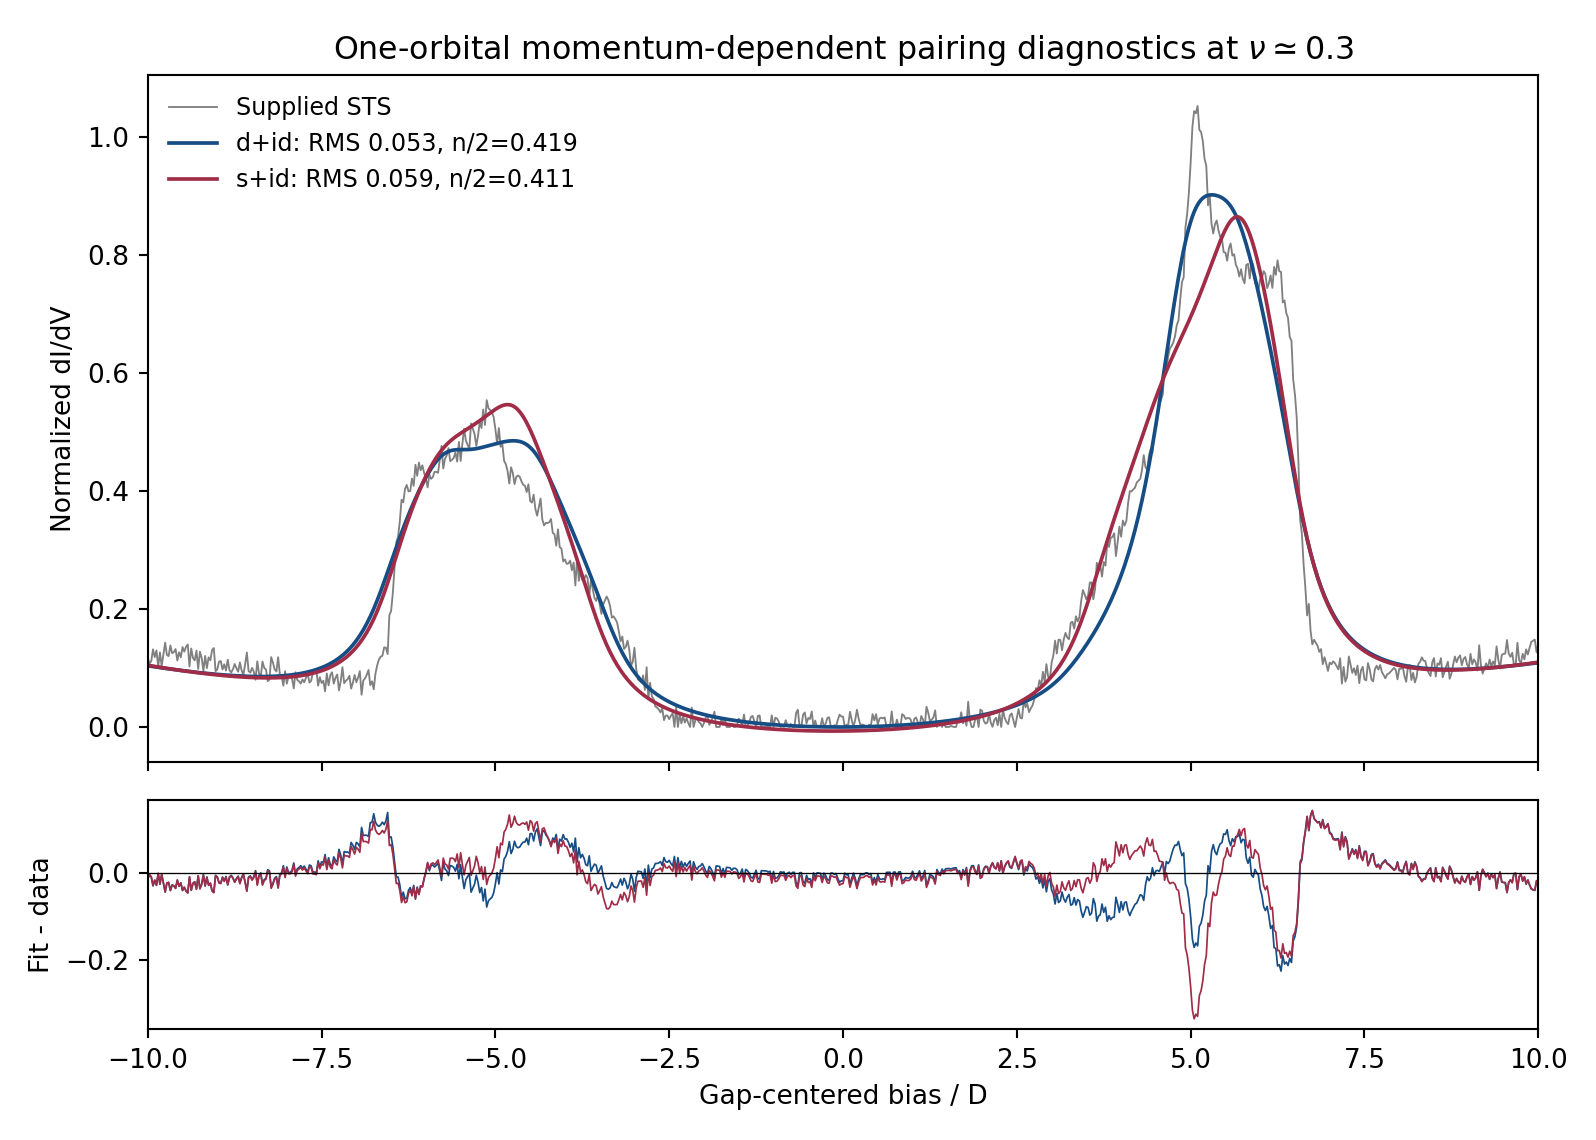

Here is the Python script that generated this plot:
import os
os.environ.setdefault('MPLCONFIGDIR','/tmp/sts-mpl-cache')
import json,numpy as np,time
from pathlib import Path
from scipy.optimize import least_squares
import matplotlib
matplotlib.use('Agg')
import matplotlib.pyplot as plt
R=Path(__file__).resolve().parent;old=json.load(open(R/'data/sts_prior_spectral_fit_results.json'));tn,tpn=old['normal']['params'][:2]
dat=json.load(open(R/'data/measurements.json'))['measurements'][0]['spectra'][1];x=np.array(dat['bias']);y=np.array(dat['dI_dV']);u=np.cos(2*np.pi*(np.arange(256)+.5)/256)[None,:]
def J(z):
 zz=z.real+1j*np.abs(z.imag);g=1/(np.sqrt(zz-1)*np.sqrt(zz+1));return np.where(z.imag>=0,g,g.conj())
def gf(z,s,c,D1,D2,typ):
 z=z[:,None];t=s*tn;tp=s*tpn;C=c-2*t*u;B=-2*t-4*tp*u
 if typ=='d+id':a0=D1*D1*u*u+D2*D2*(1-u*u);a1=-2*D1*D1*u;a2=D1*D1-D2*D2*(1-u*u)
 else:a0=D1*D1+D2*D2*u*u;a1=-2*D2*D2*u;a2=D2*D2
 q2=-B*B-a2;q1=-2*C*B-a1;q0=z*z-C*C-a0
 disc=np.sqrt(q1*q1-4*q2*q0);r1=(-q1+disc)/(2*q2);r2=(-q1-disc)/(2*q2)
 A=(z+C+B*r1)/(q2*(r2-r1));BB=-B/q2-A
 return np.mean(A*J(r1)+BB*J(r2),axis=1)
def mod(p,typ):
 s,c,D1,D2,eta,A,b0,b2=p[:8];delta=p[8] if len(p)>8 else 0
 return -A*gf(x+delta+1j*eta,s,c,D1,D2,typ).imag/np.pi+b0+b2*x*x
lo=[.3,-5,0,0,.025,.1,-.03,0];hi=[1.8,6,6,8,.6,10,.1,.003]
fits={}
for typ in ['d+id','s+id']:
 starts=[[1,1.8,2.3,3.5,.08,3.5,0,.0013],[.8,2.,2.5,4,.1,3.5,0,.0013]] if typ=='d+id' else [[1,1.8,2.8,2.,.08,3.5,0,.0013]]
 best=None
 for j,p0 in enumerate(starts):
  st=time.time();res=least_squares(lambda p:mod(p,typ)-y,p0,bounds=(lo,hi),max_nfev=180,x_scale='jac',ftol=2e-7,xtol=2e-7)
  rss=float(res.fun@res.fun);sig=np.sqrt(rss/(len(x)-len(p0)));cov=np.linalg.pinv(res.jac.T@res.jac)*sig*sig
  fit=dict(params=res.x.tolist(),rms=sig,rss=rss,covariance=cov.tolist(),stderr=np.sqrt(np.diag(cov)).tolist(),nfev=res.nfev,success=bool(res.success))
  print(typ,j,'seconds',round(time.time()-st,1),'rms',sig,'params',res.x,flush=True)
  if best is None or rss<best['rss']:best=fit
 fits[typ]=best
 # Independently allow midpoint-to-chemical-potential offset.
 p0=best['params']+[0.];st=time.time();res=least_squares(lambda p:mod(p,typ)-y,p0,bounds=(lo+[-2],hi+[2]),max_nfev=150,x_scale='jac',ftol=2e-7,xtol=2e-7)
 rss=float(res.fun@res.fun);sig=np.sqrt(rss/(len(x)-len(p0)));cov=np.linalg.pinv(res.jac.T@res.jac)*sig*sig
 fits[typ+'_offset']=dict(params=res.x.tolist(),rms=sig,rss=rss,covariance=cov.tolist(),stderr=np.sqrt(np.diag(cov)).tolist(),nfev=res.nfev,success=bool(res.success))
 print(typ,'offset','seconds',round(time.time()-st,1),'rms',sig,'params',res.x,flush=True)
 json.dump(fits,open(R/'sts_pairing_diagnostics.json','w'),indent=2)
# Physical number and gap equations at T=0; separable attraction -g/N Bdag B convention.
cg=np.cos(2*np.pi*np.arange(512)/512);u2=cg[:,None];v2=cg[None,:]
for key,fit in fits.items():
 typ=key.split('_')[0];s,c,D1,D2=fit['params'][:4];eps=-2*s*tn*(u2+v2)-4*s*tpn*u2*v2;xi=eps+c
 if typ=='d+id':phi1=u2-v2;phi2sq=(1-u2*u2)*(1-v2*v2);gapsq=D1*D1*phi1*phi1+D2*D2*phi2sq
 else:phi1=np.ones_like(xi);phi2sq=(u2-v2)**2;gapsq=D1*D1+D2*D2*phi2sq
 E=np.sqrt(xi*xi+gapsq);n=np.mean(.5*(1-xi/E));F1=np.mean(phi1*phi1/(2*E));F2=np.mean(phi2sq/(2*E))
 fit.update(number_per_spin=float(n),min_positive_excitation=float(E.min()),max_excitation=float(E.max()),g1_if_selfconsistent_separable_attraction=float(1/F1),g2_if_selfconsistent_separable_attraction=float(1/F2))
fitmeta={'description':'Single physical electronic orbital; ordinary BCS Nambu Green function, with complex momentum-dependent pairing. Diagnostic fit only, not a solution of one common microscopic Hamiltonian. d+id gap = D1(cos kx-cos ky)+i D2 sin kx sin ky; s+id gap = D1+i D2(cos kx-cos ky).','param_names':['dispersion_scale','c=-mu','D1','D2','eta','amplitude','b0','b2','delta_omega_from_gap_midpoint'],'fixed_normal_band':[tn,tpn],'fits':fits,'noise_model':'iid residual Gaussian; uncertainty model-conditional and band fixed','offset_note':'omega=x+delta. Ordinary fully gapped BdG predicts a global gap symmetric around omega=0; fitting delta is a robustness test, not assumed physical freedom.'}
json.dump(fitmeta,open(R/'sts_pairing_diagnostics.json','w'),indent=2)
fig,axs=plt.subplots(2,1,figsize=(8.4,6),sharex=True,gridspec_kw={'height_ratios':[3,1]})
axs[0].plot(x,y,color='.5',lw=.7,label='Supplied STS');cols=['#164d85','#a02c47']
for typ,col in zip(['d+id','s+id'],cols):
 f=fits[typ+'_offset'];m=mod(f['params'],typ);axs[0].plot(x,m,lw=1.4,color=col,label=f'{typ}: RMS {f["rms"]:.3f}, n/2={f["number_per_spin"]:.3f}');axs[1].plot(x,m-y,lw=.65,color=col)
axs[0].set_title(r'One-orbital momentum-dependent pairing diagnostics at $\nu\simeq0.3$');axs[0].set_ylabel('Normalized dI/dV');axs[0].legend(frameon=False,fontsize=9)
axs[1].set_ylabel('Fit - data');axs[1].set_xlabel('Gap-centered bias / D');axs[1].axhline(0,color='k',lw=.5);axs[1].set_xlim(-10,10);fig.tight_layout();fig.savefig(R/'sts_pairing_diagnostics.png',dpi=190)
print(json.dumps(fitmeta,indent=2))
